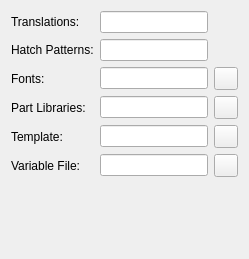
     <widget class="QWidget" name="tab_2">
      <attribute name="title">
       <string>&amp;Paths</string>
      </attribute>
      <layout class="QGridLayout">
       <item row="5" column="0">
        <widget class="QLabel" name="label_4">
         <property name="text">
          <string>Variable File:</string>
         </property>
        </widget>
       </item>
       <item row="2" column="0">
        <widget class="QLabel" name="textLabel4">
         <property name="text">
          <string>Fonts:</string>
         </property>
         <property name="wordWrap">
          <bool>false</bool>
         </property>
        </widget>
       </item>
       <item row="0" column="2">
        <widget class="QLineEdit" name="lePathTranslations"/>
       </item>
       <item row="3" column="0">
        <widget class="QLabel" name="textLabel6">
         <property name="text">
          <string>Part Libraries:</string>
         </property>
         <property name="wordWrap">
          <bool>false</bool>
         </property>
        </widget>
       </item>
       <item row="1" column="2">
        <widget class="QLineEdit" name="lePathHatch"/>
       </item>
       <item row="4" column="0">
        <widget class="QLabel" name="textLabel7">
         <property name="text">
          <string>Template:</string>
         </property>
         <property name="wordWrap">
          <bool>false</bool>
         </property>
        </widget>
       </item>
       <item row="4" column="2">
        <widget class="QLineEdit" name="leTemplate"/>
       </item>
       <item row="3" column="2">
        <widget class="QLineEdit" name="lePathLibrary"/>
       </item>
        <item row="3" column="3">
        <widget class="QToolButton" name="btPathLibrary">
         <property name="icon">
          <iconset resource="../../../res/icons/icons.qrc">
           <normaloff>:/icons/open.svg</normaloff>:/icons/open.svg</iconset>
         </property>
        </widget>
       </item>
       <item row="2" column="2">
        <widget class="QLineEdit" name="lePathFonts"/>
       </item>
       <item row="4" column="3">
        <widget class="QToolButton" name="btTemplate">
         <property name="icon">
          <iconset resource="../../../res/icons/icons.qrc">
           <normaloff>:/icons/open.svg</normaloff>:/icons/open.svg</iconset>
         </property>
        </widget>
       </item>
       <item row="6" column="2">
        <spacer name="spacer5_2">
         <property name="orientation">
          <enum>Qt::Vertical</enum>
         </property>
         <property name="sizeType">
          <enum>QSizePolicy::Expanding</enum>
         </property>
         <property name="sizeHint" stdset="0">
          <size>
           <width>31</width>
           <height>71</height>
          </size>
         </property>
        </spacer>
       </item>
       <item row="0" column="0">
        <widget class="QLabel" name="textLabel2">
         <property name="text">
          <string>Translations:</string>
         </property>
         <property name="wordWrap">
          <bool>false</bool>
         </property>
        </widget>
       </item>
       <item row="1" column="0">
        <widget class="QLabel" name="textLabel3">
         <property name="text">
          <string>Hatch Patterns:</string>
         </property>
         <property name="wordWrap">
          <bool>false</bool>
         </property>
        </widget>
       </item>
       <item row="6" column="0">
        <spacer name="spacer5">
         <property name="orientation">
          <enum>Qt::Vertical</enum>
         </property>
         <property name="sizeType">
          <enum>QSizePolicy::Expanding</enum>
         </property>
         <property name="sizeHint" stdset="0">
          <size>
           <width>31</width>
           <height>71</height>
          </size>
         </property>
        </spacer>
       </item>
       <item row="5" column="2">
        <widget class="QLineEdit" name="variablefile_field"/>
       </item>
       <item row="5" column="3">
        <widget class="QToolButton" name="variablefile_button">
         <property name="icon">
          <iconset resource="../../../res/icons/icons.qrc">
           <normaloff>:/icons/open.svg</normaloff>:/icons/open.svg</iconset>
         </property>
        </widget>
       </item>
       <item row="2" column="3">
        <widget class="QToolButton" name="fonts_button">
         <property name="icon">
          <iconset resource="../../../res/icons/icons.qrc">
           <normaloff>:/icons/open.svg</normaloff>:/icons/open.svg</iconset>
         </property>
        </widget>
       </item>
      </layout>
     </widget>
